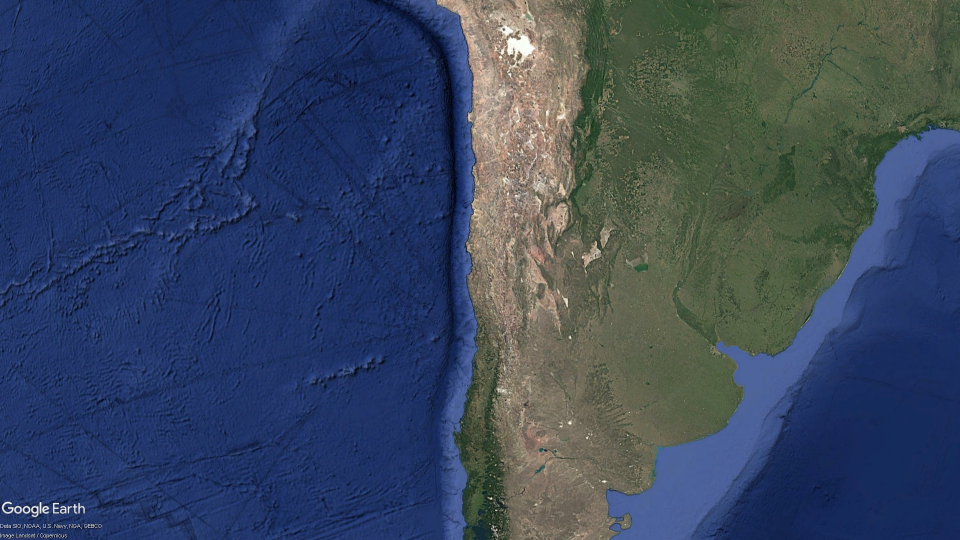
#> input picture GoogleEarth/DATASETS/BASIC/1.jpg, 1920 x 1080 px, found by its file name (shown at 1/2 size)
$ python trtester.py
#> lines starting #> are read from the running program, lines starting #| are printed output that depends on the picture; long printed decimals are rounded
import cv2
import numpy as np
from scipy.spatial import procrustes
import open3d as o3d
from scipy.linalg import svd

# Function to crop top and bottom 10% of the image
def crop_image(img):
    height, width = img.shape[:2]
    crop_size = int(height * 0.15)  # 10% of the height
    return img[crop_size:height-crop_size, :]  # Crop top and bottom

def extract_keypoints(image1_gray, image2_gray):
    """Detect and compute keypoints and descriptors using AKAZE"""
    akaze = cv2.AKAZE_create()
    kp1, des1 = akaze.detectAndCompute(image1_gray, None)
    kp2, des2 = akaze.detectAndCompute(image2_gray, None)

    if des1 is None or des2 is None:
        raise ValueError("Could not find keypoints or descriptors in one or both images.")

    # BFMatcher for matching keypoints
    bf = cv2.BFMatcher(cv2.NORM_HAMMING)
    matches = bf.knnMatch(des1, des2, k=2)

    good_matches = []
    for m, n in matches:
        if m.distance < 0.75 * n.distance:
            good_matches.append(m)

    src_pts = np.float32([kp1[m.queryIdx].pt for m in good_matches]).reshape(-1, 2)
    dst_pts = np.float32([kp2[m.trainIdx].pt for m in good_matches]).reshape(-1, 2)

    return src_pts, dst_pts


# Procrustes Analysis
def procrustes_analysis(src_pts, dst_pts):
    mtx1, mtx2, disparity = procrustes(src_pts, dst_pts)
    tx = np.mean(mtx2[:, 0]) - np.mean(mtx1[:, 0])
    ty = np.mean(mtx2[:, 1]) - np.mean(mtx1[:, 1])
    rotation_matrix = np.linalg.lstsq(mtx1, mtx2, rcond=None)[0][:2, :2]
    rotation_angle = np.arctan2(rotation_matrix[1, 0], rotation_matrix[0, 0])
    return tx, ty, np.degrees(rotation_angle)


# ICP (Using open3d)
def icp_2d(src_pts, dst_pts, threshold=0.02):
    src_pts = np.array(src_pts).reshape(-1, 2)
    dst_pts = np.array(dst_pts).reshape(-1, 2)

    def create_point_cloud(pts):
        pts_3d = np.hstack([pts, np.zeros((pts.shape[0], 1))])
        pc = o3d.geometry.PointCloud()
        pc.points = o3d.utility.Vector3dVector(pts_3d)
        return pc

    src_cloud = create_point_cloud(src_pts)
    dst_cloud = create_point_cloud(dst_pts)

    trans_init = np.eye(4)
    icp_result = o3d.pipelines.registration.registration_icp(
        src_cloud, dst_cloud, threshold, trans_init,
        o3d.pipelines.registration.TransformationEstimationPointToPoint())

    transformation = icp_result.transformation
    tx = transformation[0, 3]
    ty = transformation[1, 3]
    rotation_matrix = transformation[:2, :2]
    rotation_angle = np.arctan2(rotation_matrix[1, 0], rotation_matrix[0, 0])

    return tx, ty, np.degrees(rotation_angle)


# Affine Transformation Estimation (Using OpenCV)
def affine_transformation(src_pts, dst_pts):
    matrix, _ = cv2.estimateAffine2D(src_pts, dst_pts)
    tx = matrix[0, 2]
    ty = matrix[1, 2]
    rotation_angle = np.arctan2(matrix[1, 0], matrix[0, 0])
    return tx, ty, np.degrees(rotation_angle)


# Rigid Transformation Estimation (Using SVD)
def rigid_transformation(src_pts, dst_pts):
    src_mean = np.mean(src_pts, axis=0)
    dst_mean = np.mean(dst_pts, axis=0)
    src_centered = src_pts - src_mean
    dst_centered = dst_pts - dst_mean

    U, S, Vt = svd(np.dot(dst_centered.T, src_centered))
    R = np.dot(U, Vt)
    t = dst_mean - np.dot(src_mean, R)

    tx, ty = t
    rotation_angle = np.arctan2(R[1, 0], R[0, 0])
    return tx, ty, np.degrees(rotation_angle)


# Homography Estimation (Using OpenCV)
def homography_transformation(src_pts, dst_pts):
    H, _ = cv2.findHomography(src_pts, dst_pts, cv2.RANSAC)
    tx = H[0, 2]
    ty = H[1, 2]
    rotation_angle = np.arctan2(H[1, 0], H[0, 0])
    return tx, ty, np.degrees(rotation_angle)

def phase_correlation_translation(image1, image2):
    """Estimate translation using Phase Correlation."""
    shift, response = cv2.phaseCorrelate(np.float32(image1), np.float32(image2))
    translation_x, translation_y = shift
    return translation_x, translation_y


# RANSAC for Affine Transformation (Using OpenCV)
def ransac_affine_transformation(src_pts, dst_pts):
    matrix, inliers = cv2.estimateAffinePartial2D(src_pts, dst_pts, method=cv2.RANSAC)
    tx = matrix[0, 2]
    ty = matrix[1, 2]
    rotation_angle = np.arctan2(matrix[1, 0], matrix[0, 0])
    return tx, ty, np.degrees(rotation_angle)


# Main function to run the analysis
def main():
    # Load two images
    image1_path = './GoogleEarth/DATASETS/BASIC/1.jpg'
    image2_path = './GoogleEarth/DATASETS/BASIC/3.jpg'

    image1 = cv2.imread(image1_path)
#> image1 is the input picture: shape (1080, 1920, 3); mean B, G, R 94.5, 70.6, 56.7
    image2 = cv2.imread(image2_path)
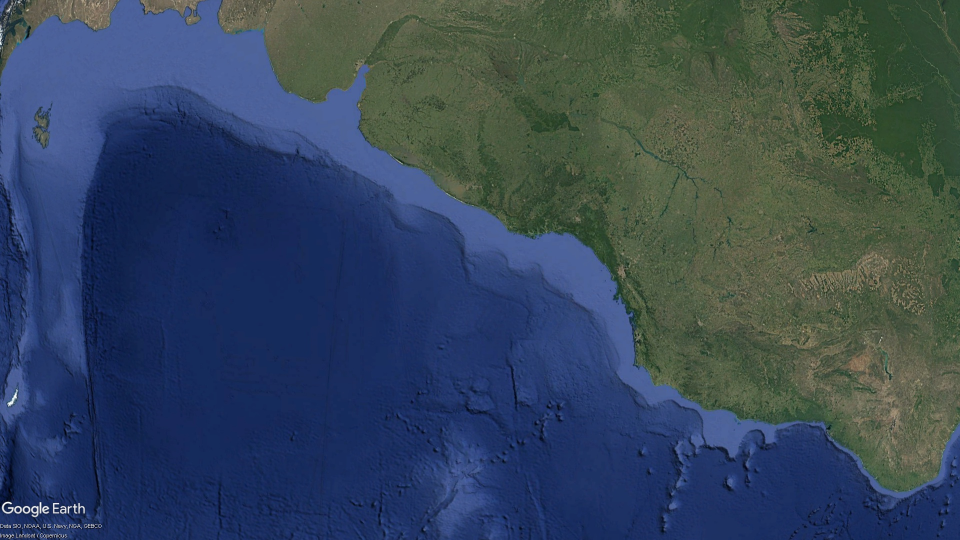
#> input picture GoogleEarth/DATASETS/BASIC/3.jpg, 1920 x 1080 px, found by its file name (shown at 1/2 size)
#> image2 is the input picture: shape (1080, 1920, 3); mean B, G, R 89.9, 70.3, 53.6

    if image1 is None or image2 is None:
        print("Error: Could not load one or both images.")
        return

    image1_cropped = crop_image(image1)
#> in crop_image, `return img[crop_size:height-crop_size, :]`:
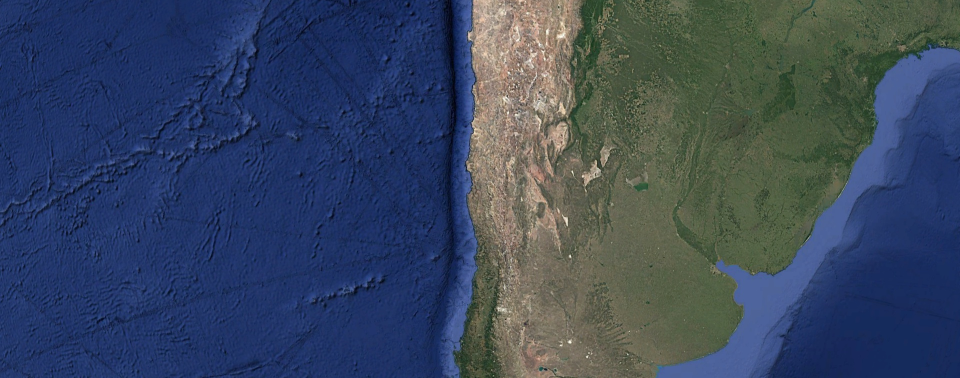
#> returned value: shape (756, 1920, 3) (shown at 1/2 size); mean of channels 0, 1, 2 94.3, 70.9, 57; drawn as B, G, R
    image2_cropped = crop_image(image2)
#> in crop_image (call 2), `return img[crop_size:height-crop_size, :]`:
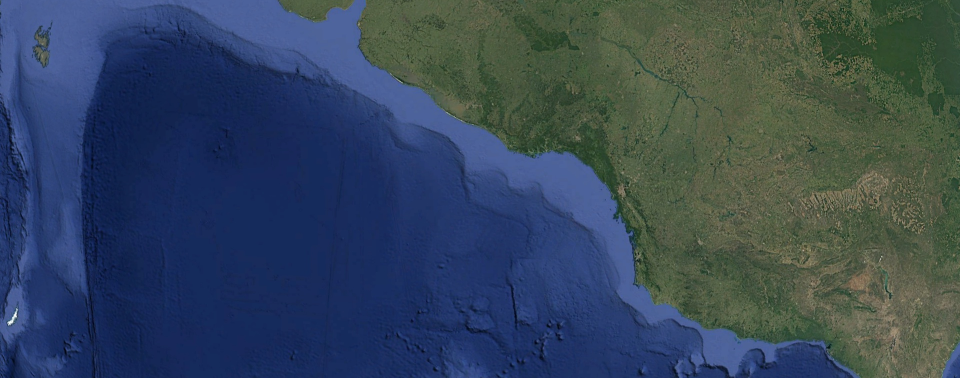
#> returned value: shape (756, 1920, 3) (shown at 1/2 size); mean of channels 0, 1, 2 89.7, 70.3, 53.8; drawn as B, G, R

    image1_gray = cv2.cvtColor(image1_cropped, cv2.COLOR_BGR2GRAY)
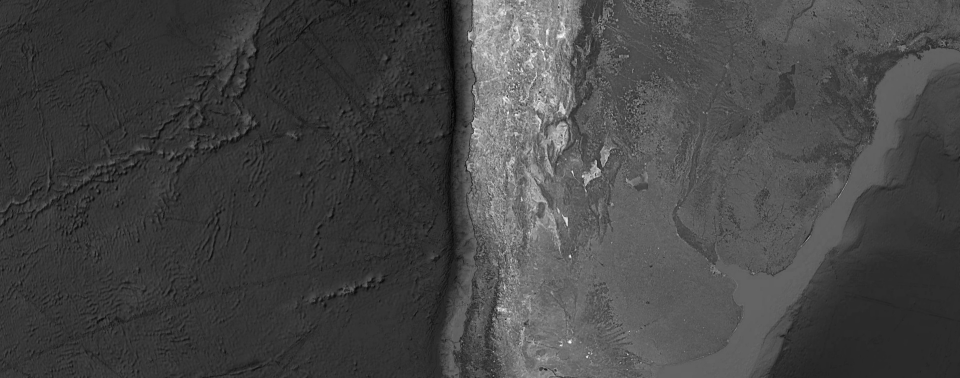
#> image1_gray: shape (756, 1920) (shown at 1/2 size); min 1, max 253, mean 69.5
    image2_gray = cv2.cvtColor(image2_cropped, cv2.COLOR_BGR2GRAY)
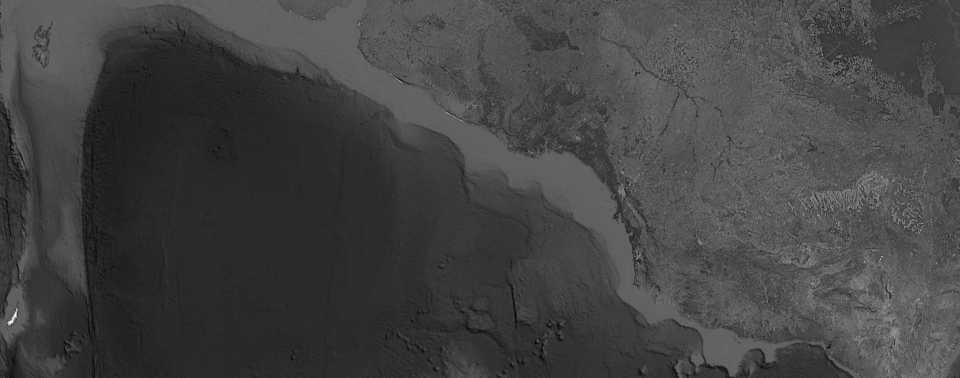
#> image2_gray: shape (756, 1920) (shown at 1/2 size); min 4, max 253, mean 67.6

    # Extract keypoints and descriptors
    src_pts, dst_pts = extract_keypoints(image1_gray, image2_gray)
#> in extract_keypoints, `kp1, des1 = akaze.detectAndCompute(image1_gray, None)`: kp1 = 862 keypoints; strongest (x, y, size): (1139, 683, 5.7), (1140, 512, 4.8), (1132, 439, 8.1), (1132, 438, 5.7)
#> in extract_keypoints, `kp2, des2 = akaze.detectAndCompute(image2_gray, None)`: kp2 = 126 keypoints; strongest (x, y, size): (30, 631, 4.8), (33, 619, 4.8), (31, 638, 4.8), (1241, 382, 11.4)
#> in extract_keypoints, `matches = bf.knnMatch(des1, des2, k=2)`: matches = 862 matches
#> after the loop in extract_keypoints, `for m, n in matches:`: good_matches = 12 matches
#> in extract_keypoints, `src_pts = np.float32([kp1[m.queryIdx].pt for m in good_matches]).resha..`: src_pts = [[945, 239.6], [1033.5, 295.7], [1114.8, 473.1], [1163.6, 91.85], [1805.2, 95.48], [1730.1, 158.2], [1177.2, 356.6], [1040.7, 121.9], [1177.4, 145.6], [1804.3, 96.22], [1129.9, 156.3], [1119.7, 447.5]]
#> in extract_keypoints, `dst_pts = np.float32([kp2[m.trainIdx].pt for m in good_matches]).resha..`: dst_pts = [[1353.7, 723.6], [1262.3, 467.6], [1763.2, 353.3], [1275.7, 526.9], [1247.2, 388], [1155.3, 276.8], [1771.6, 362.1], [1689.3, 134.3], [1262.3, 467.6], [1241.5, 381.8], [717.6, 48.13], [1610.9, 492.2]]

    # Apply different transformation estimation methods
    print("Comparing methods:")
    tx_truth, ty_truth = phase_correlation_translation(image1_gray, image2_gray)
#> in phase_correlation_translation, `shift, response = cv2.phaseCorrelate(np.float32(image1), np.float32(im..`: shift = (591.1, -14.53); response = 0.00426
#> in phase_correlation_translation, `translation_x, translation_y = shift`: translation_x = 591.1; translation_y = -14.53
#> tx_truth = 591.1; ty_truth = -14.53
    print(f"Phase Correlation: Translation (x, y): ({tx_truth}, {ty_truth})")
#| Phase Correlation: Translation (x, y): (591.107, -14.534)

    # [5 lines of commented-out code are left out]

    tx_aff, ty_aff, rot_aff = affine_transformation(src_pts, dst_pts)
#> in affine_transformation, `matrix, _ = cv2.estimateAffine2D(src_pts, dst_pts)`: matrix = [[0.00505, -8.66, 2065.3], [-0.175, -7.52, 1420.9]]
#> in affine_transformation, `tx = matrix[0, 2]`: tx = 2065.3
#> in affine_transformation, `ty = matrix[1, 2]`: ty = 1420.9
#> in affine_transformation, `rotation_angle = np.arctan2(matrix[1, 0], matrix[0, 0])`: rotation_angle = -1.54
#> tx_aff = 2065.3; ty_aff = 1420.9; rot_aff = -88.34
    print(f"Affine: Translation (x, y): ({tx_aff}, {ty_aff}), Rotation: {rot_aff}°")
#| Affine: Translation (x, y): (2065.323, 1420.877), Rotation: -88.341°

    tx_rigid, ty_rigid, rot_rigid = rigid_transformation(src_pts, dst_pts)
#> in rigid_transformation, `src_mean = np.mean(src_pts, axis=0)`: src_mean = [1270.1, 223.2]
#> in rigid_transformation, `dst_mean = np.mean(dst_pts, axis=0)`: dst_mean = [1362.6, 385.2]
#> in rigid_transformation, `src_centered = src_pts - src_mean`: src_centered = [[-325.2, 16.43], [-236.6, 72.54], [-155.3, 249.9], [-106.5, -131.3], [535.1, -127.7], [460, -64.99], [-92.93, 133.5], [-229.4, -101.3], [-92.71, -77.59], [534.2, -126.9], [-140.2, -66.88], [-150.5, 224.3]]
#> in rigid_transformation, `dst_centered = dst_pts - dst_mean`: dst_centered = [[-8.85, 338.4], [-100.2, 82.41], [400.6, -31.93], [-86.82, 141.7], [-115.4, 2.83], [-207.3, -108.4], [409.1, -23.1], [326.8, -250.9], [-100.2, 82.41], [-121.1, -3.38], [-645, -337.1], [248.3, 107]]
#> in rigid_transformation, `U, S, Vt = svd(np.dot(dst_centered.T, src_centered))`: U = [[-0.962, -0.274], [-0.274, 0.962]]; S = [422722.9, 31011.6]; Vt = [[0.749, -0.663], [-0.663, -0.749]]
#> in rigid_transformation, `R = np.dot(U, Vt)`: R = [[-0.538, 0.843], [-0.843, -0.538]]
#> in rigid_transformation, `t = dst_mean - np.dot(src_mean, R)`: t = [2234.2, -565.2]
#> in rigid_transformation, `tx, ty = t`: tx = 2234.2; ty = -565.2
#> in rigid_transformation, `rotation_angle = np.arctan2(R[1, 0], R[0, 0])`: rotation_angle = -2.14
#> tx_rigid = 2234.2; ty_rigid = -565.2; rot_rigid = -122.6
    print(f"Rigid: Translation (x, y): ({tx_rigid}, {ty_rigid}), Rotation: {rot_rigid}°")
#| Rigid: Translation (x, y): (2234.219, -565.164), Rotation: -122.562°

    tx_hom, ty_hom, rot_hom = homography_transformation(src_pts, dst_pts)
#> in homography_transformation, `H, _ = cv2.findHomography(src_pts, dst_pts, cv2.RANSAC)`: H = [[-1.02, -0.455, 1365.5], [-0.605, -0.219, 781.1], [-0.000738, -0.000357, 1]]
#> in homography_transformation, `tx = H[0, 2]`: tx = 1365.5
#> in homography_transformation, `ty = H[1, 2]`: ty = 781.1
#> in homography_transformation, `rotation_angle = np.arctan2(H[1, 0], H[0, 0])`: rotation_angle = -2.61
#> tx_hom = 1365.5; ty_hom = 781.1; rot_hom = -149.3
    print(f"Homography: Translation (x, y): ({tx_hom}, {ty_hom}), Rotation: {rot_hom}°")
#| Homography: Translation (x, y): (1365.462, 781.123), Rotation: -149.302°

    tx_ransac, ty_ransac, rot_ransac = ransac_affine_transformation(src_pts, dst_pts)
#> in ransac_affine_transformation, `matrix, inliers = cv2.estimateAffinePartial2D(src_pts, dst_pts, method..`: matrix = [[0.436, -7.12, 1139], [7.12, 0.436, -12498.9]]; inliers = [0, 0, 0, 0, 1, 0, 0, 0, 0, 1, 0, 0]
#> in ransac_affine_transformation, `tx = matrix[0, 2]`: tx = 1139
#> in ransac_affine_transformation, `ty = matrix[1, 2]`: ty = -12498.9
#> in ransac_affine_transformation, `rotation_angle = np.arctan2(matrix[1, 0], matrix[0, 0])`: rotation_angle = 1.51
#> tx_ransac = 1139; ty_ransac = -12498.9; rot_ransac = 86.49
    print(f"RANSAC Affine: Translation (x, y): ({tx_ransac}, {ty_ransac}), Rotation: {rot_ransac}°")
#| RANSAC Affine: Translation (x, y): (1138.965, -12498.860), Rotation: 86.491°


if __name__ == "__main__":
    main()
